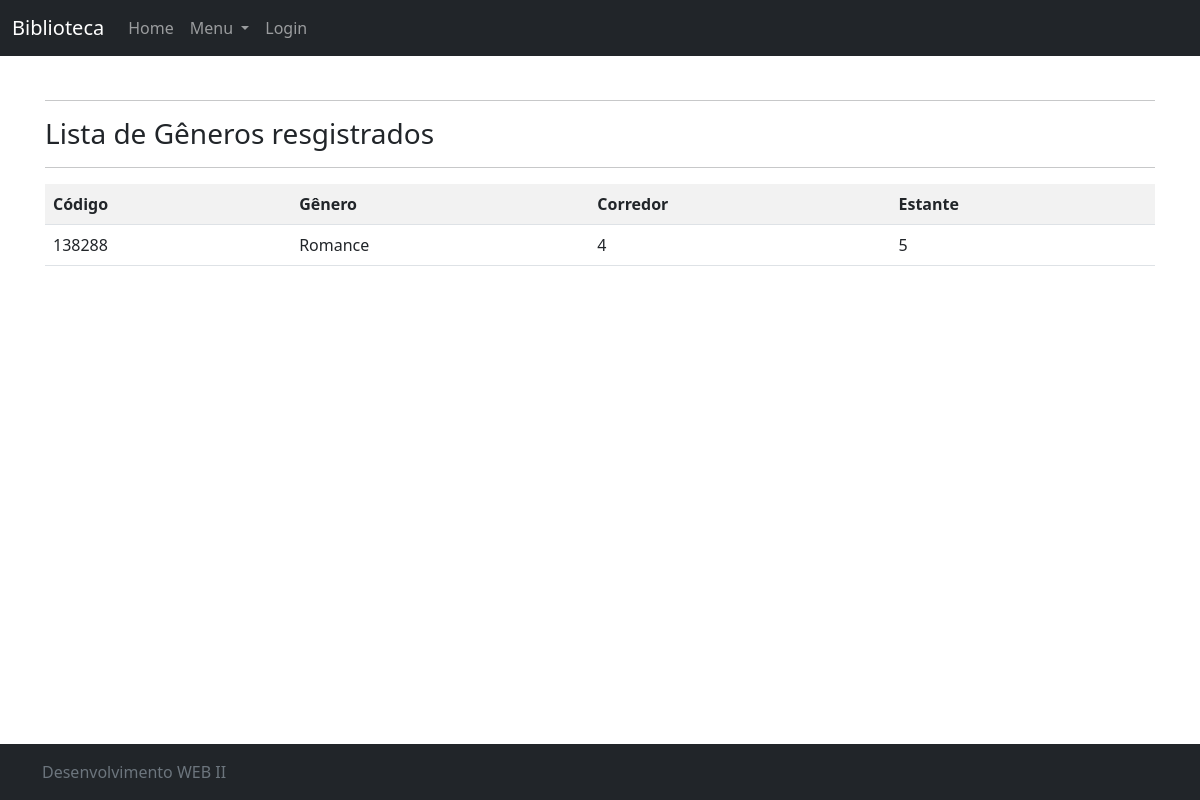
Screenshot of /listar/local/ with the database file from the repository.
### Cadastro/models.py (models this page shows, shortened)
class Local(models.Model):
    codigo = models.CharField(max_length=6, primary_key=True, verbose_name="Código")
    descricao = models.CharField(max_length=50, verbose_name="Gênero")
    corredor = models.IntegerField()
    estante = models.IntegerField()

### Cadastro/views.py (the view)
# urls.py: path('listar/local/', LocalList.as_view(), name='listar-local'),
class LocalList(ListView):
    login_url = reverse_lazy('login')
    model = Local
    template_name = 'Cadastro/listaLocal.html'

### Cadastro/templates/Cadastro/listaLocal.html (shortened to what this page needs)
{% extends 'Pages/modelo.html' %}
{% load static %}
{% block conteudo %}
    <hr>
    <h3>Lista de Gêneros resgistrados</h3>
    <hr>
    <div class="table table-reponsive">
        <table class="table table-striped">
            <tr>
                <th>Código</th>
                <th>Gênero</th>
                <th>Corredor</th>
                <th>Estante</th>
            </tr>
            {% for local in object_list %}
            <tr>
                <td>{{ local.codigo }}</td>
                <td>{{ local.descricao }}</td>
                <td>{{ local.corredor }}</td>
                <td>{{ local.estante }}</td>
            </tr>
            {% empty %}
            <tr>
                <td colspan="3">Nenhum gênero cadastrado</td>
            </tr>
            {% endfor %}
        </table>
    </div>
{% endblock %}

### static/css/style.css (style rules this page uses)
body { background-color: white; }

### rows the page displays
Local: codigo "138288", descricao "Romance", corredor "4", estante "5"
